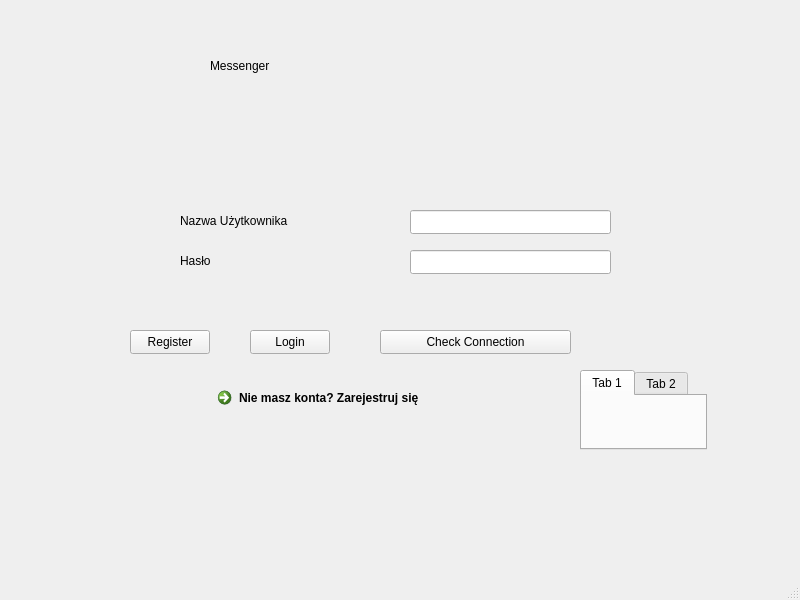
<?xml version="1.0" encoding="UTF-8"?>
<ui version="4.0">
 <class>MainWindow</class>
 <widget class="QMainWindow" name="MainWindow">
  <property name="geometry">
   <rect>
    <x>0</x>
    <y>0</y>
    <width>800</width>
    <height>600</height>
   </rect>
  </property>
  <property name="windowTitle">
   <string>MainWindow</string>
  </property>
  <widget class="QWidget" name="centralwidget">
   <widget class="QCommandLinkButton" name="commandLinkButton">
    <property name="geometry">
     <rect>
      <x>210</x>
      <y>380</y>
      <width>371</width>
      <height>41</height>
     </rect>
    </property>
    <property name="text">
     <string>Nie masz konta? Zarejestruj się</string>
    </property>
   </widget>
   <widget class="QLineEdit" name="usernameInput">
    <property name="geometry">
     <rect>
      <x>410</x>
      <y>210</y>
      <width>201</width>
      <height>24</height>
     </rect>
    </property>
   </widget>
   <widget class="QLineEdit" name="passwordInput">
    <property name="geometry">
     <rect>
      <x>410</x>
      <y>250</y>
      <width>201</width>
      <height>24</height>
     </rect>
    </property>
   </widget>
   <widget class="QLabel" name="logo">
    <property name="geometry">
     <rect>
      <x>210</x>
      <y>40</y>
      <width>341</width>
      <height>51</height>
     </rect>
    </property>
    <property name="text">
     <string>Messenger</string>
    </property>
   </widget>
   <widget class="QLabel" name="label_2">
    <property name="geometry">
     <rect>
      <x>680</x>
      <y>20</y>
      <width>91</width>
      <height>91</height>
     </rect>
    </property>
    <property name="text">
     <string/>
    </property>
    <property name="pixmap">
     <pixmap resource="resources.qrc">:/images/icon.png</pixmap>
    </property>
    <property name="scaledContents">
     <bool>true</bool>
    </property>
   </widget>
   <widget class="QLabel" name="label_3">
    <property name="geometry">
     <rect>
      <x>180</x>
      <y>210</y>
      <width>181</width>
      <height>21</height>
     </rect>
    </property>
    <property name="text">
     <string>Nazwa Użytkownika</string>
    </property>
   </widget>
   <widget class="QLabel" name="label_4">
    <property name="geometry">
     <rect>
      <x>180</x>
      <y>250</y>
      <width>181</width>
      <height>21</height>
     </rect>
    </property>
    <property name="text">
     <string>Hasło</string>
    </property>
   </widget>
   <widget class="QPushButton" name="checkConnectionButton">
    <property name="geometry">
     <rect>
      <x>380</x>
      <y>330</y>
      <width>191</width>
      <height>24</height>
     </rect>
    </property>
    <property name="text">
     <string>Check Connection</string>
    </property>
   </widget>
   <widget class="QTabWidget" name="tabWidget">
    <property name="geometry">
     <rect>
      <x>580</x>
      <y>370</y>
      <width>127</width>
      <height>80</height>
     </rect>
    </property>
    <property name="currentIndex">
     <number>0</number>
    </property>
    <widget class="QWidget" name="tab">
     <attribute name="title">
      <string>Tab 1</string>
     </attribute>
    </widget>
    <widget class="QWidget" name="tab_2">
     <attribute name="title">
      <string>Tab 2</string>
     </attribute>
    </widget>
   </widget>
   <widget class="QPushButton" name="loginButton">
    <property name="geometry">
     <rect>
      <x>250</x>
      <y>330</y>
      <width>80</width>
      <height>24</height>
     </rect>
    </property>
    <property name="text">
     <string>Login</string>
    </property>
   </widget>
   <widget class="QPushButton" name="registerButton">
    <property name="geometry">
     <rect>
      <x>130</x>
      <y>330</y>
      <width>80</width>
      <height>24</height>
     </rect>
    </property>
    <property name="text">
     <string>Register</string>
    </property>
   </widget>
  </widget>
  <widget class="QMenuBar" name="menubar">
   <property name="geometry">
    <rect>
     <x>0</x>
     <y>0</y>
     <width>800</width>
     <height>21</height>
    </rect>
   </property>
  </widget>
  <widget class="QStatusBar" name="statusbar"/>
 </widget>
 <resources>
  <include location="resources.qrc"/>
 </resources>
 <connections/>
</ui>
